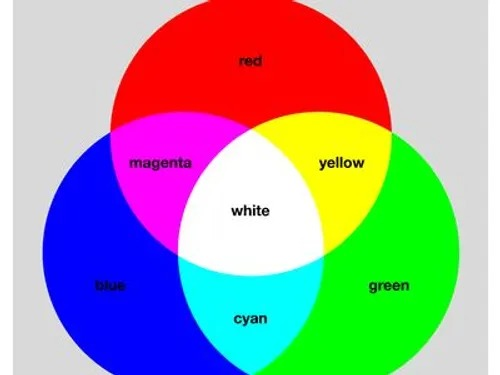
#> input picture images/RGB_image.jpg, 500 x 375 px, found by its file name
$ python image_resize.py
#> lines starting #> are read from the running program, lines starting #| are printed output that depends on the picture
#> further down, image is the input picture: PIL image 500x375 RGB; mean R, G, B 161.5, 160, 159.6
import numpy as np
import matplotlib.pyplot as plt
from PIL import Image

def resize_image_manual(image, mew_width,new_height):
#> called with mew_width = 200, new_height = 200
  original_width, original_height = image.size
#> original_width = 500; original_height = 375
  # Create a new image with swithched dimensions
  resized_image = Image.new("RGB", (new_width, new_height))
#> resized_image: PIL image 200x200 RGB; every value is 0
  # Rotate the image by rearanging pixels
  for y in range(new_height):
    for x in range(new_width):
      orig_x=int(x*original_width/new_width)
      orig_y=int(y* original_height/new_height)

      resized_image.putpixel((x,y),image.getpixel((orig_x,orig_y)))
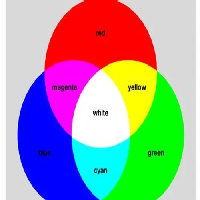
#> resized_image: PIL image 200x200 RGB; mean R, G, B 161.7, 160, 159.6

  return resized_image
#Load the color image
input_image_path=r"C:\Users\ASUS\Desktop\image mid\images\RGB_image.jpg"
image = Image.open(input_image_path)
new_width=200
new_height=200
resized_image=resize_image_manual(image, new_width, new_height)

plt.figure(figsize=(10,5))
plt.subplot(1,2,1)
plt.imshow(image)
plt.title('Original Image')
plt.axis('off')

plt.subplot(1,2,2)
plt.imshow(resized_image)
plt.title(f'Resized Image ({new_width}x{new_height})')
plt.axis('off')

plt.tight_layout()
plt.show()
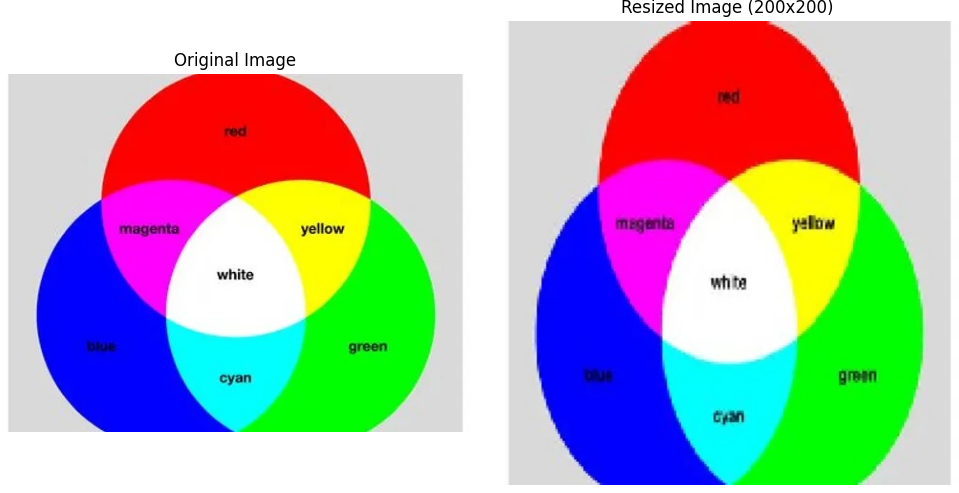
#> figure drawn by matplotlib, 2 panels
